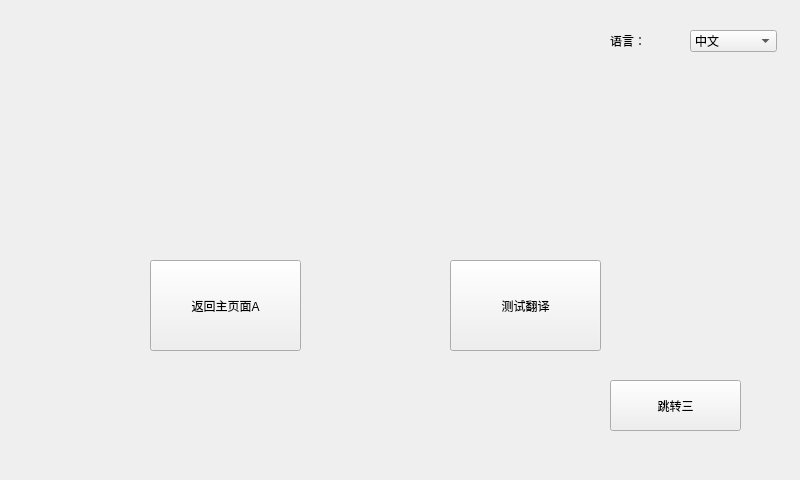
<?xml version="1.0" encoding="UTF-8"?>
<ui version="4.0">
 <class>Form</class>
 <widget class="QWidget" name="Form">
  <property name="geometry">
   <rect>
    <x>0</x>
    <y>0</y>
    <width>800</width>
    <height>480</height>
   </rect>
  </property>
  <property name="windowTitle">
   <string>Form</string>
  </property>
  <widget class="QComboBox" name="comboBox">
   <property name="geometry">
    <rect>
     <x>690</x>
     <y>30</y>
     <width>87</width>
     <height>22</height>
    </rect>
   </property>
   <item>
    <property name="text">
     <string>中文</string>
    </property>
   </item>
   <item>
    <property name="text">
     <string>英文</string>
    </property>
   </item>
  </widget>
  <widget class="QLabel" name="label">
   <property name="geometry">
    <rect>
     <x>610</x>
     <y>20</y>
     <width>81</width>
     <height>41</height>
    </rect>
   </property>
   <property name="text">
    <string>语言：</string>
   </property>
  </widget>
  <widget class="QPushButton" name="pb3">
   <property name="geometry">
    <rect>
     <x>150</x>
     <y>260</y>
     <width>151</width>
     <height>91</height>
    </rect>
   </property>
   <property name="text">
    <string>返回主页面A</string>
   </property>
  </widget>
  <widget class="QPushButton" name="pushButton_2">
   <property name="geometry">
    <rect>
     <x>450</x>
     <y>260</y>
     <width>151</width>
     <height>91</height>
    </rect>
   </property>
   <property name="text">
    <string>测试翻译</string>
   </property>
  </widget>
  <widget class="QPushButton" name="pb4">
   <property name="geometry">
    <rect>
     <x>610</x>
     <y>380</y>
     <width>131</width>
     <height>51</height>
    </rect>
   </property>
   <property name="text">
    <string>跳转三</string>
   </property>
  </widget>
 </widget>
 <resources/>
 <connections/>
</ui>
